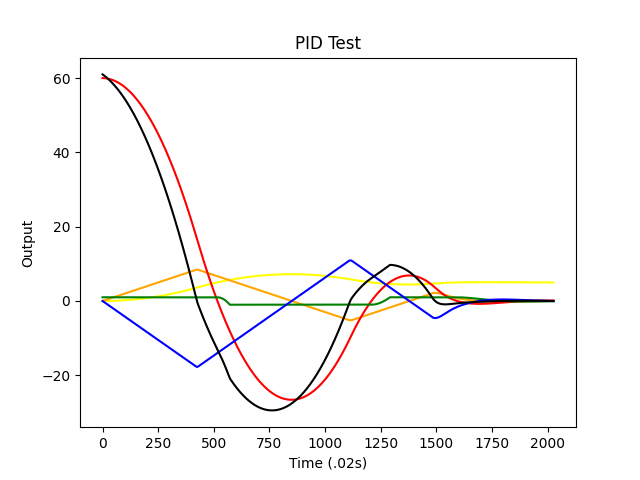

Source code (Python):
import math
import wpimath.controller
import matplotlib.pyplot as plt
import numpy as np

P, I, D = 1.2, 0.5, 2.1
dt = 0.02
VELOCITY_DECAY_RATE = 0#.015
SETPOINT = 50

controllerP = wpimath.controller.PIDController(P, 0, 0)
controllerI= wpimath.controller.PIDController(0, I, 0)
controllerD = wpimath.controller.PIDController(0, 0, D)
controllerPID = wpimath.controller.PIDController(P, I, D)
controllerPID.setTolerance(0.1, 0.01)

controllerP.setSetpoint(SETPOINT)
controllerI.setSetpoint(SETPOINT)
controllerD.setSetpoint(SETPOINT)
controllerPID.setSetpoint(SETPOINT)

controllerP.calculate(0)
controllerI.calculate(0)
controllerD.calculate(0)
controllerPID.calculate(0)

lx, lv, lp, li, ld, lpid = [], [], [], [] ,[], []
v = 0
x = 0
while not controllerPID.atSetpoint():
    lx.append(x / 10)
    lv.append(v)
    lp.append(controllerP.calculate(x))
    li.append(controllerI.calculate(x))
    ld.append(controllerD.calculate(x))
    lpid.append(controllerPID.calculate(x))
    v = min(max(v + min(max(lpid[-1], -1), 1) * dt, -10), 10)
    if v > 0:
        v = v - VELOCITY_DECAY_RATE
    else:
        v = v + VELOCITY_DECAY_RATE
    # v += lpid[-1] * dt
    if math.fabs(v) > 0.001:
        x += v * dt
    # print(x, lpid[-1])

# ld[0] = 0
# print(ld[:10])

# Graph the output of the controller on a matplotlib graph
plt.plot(np.arange(len(lx)), np.array(lx), color="yellow")
plt.plot(np.arange(len(lv)), np.array(lv), color="orange")
plt.plot(np.arange(len(lp)), np.array(lp), color="red")
plt.plot(np.arange(len(li)), np.array(li), color="green")
plt.plot(np.arange(len(ld)), np.array(ld), color="blue")
plt.plot(np.arange(len(lpid)), np.array(lpid), color="black")
plt.xlabel("Time (.02s)")
plt.ylabel("Output")
plt.title("PID Test")
# plt.yscale('log')

plt.savefig("PIDTest.png")

# i = 1
# while i < 100:
#     print(i, controllerI.calculate(i))
#     i *= 2

# for i in range(0, 100, 1):
#     print(controllerI.calculate(i))